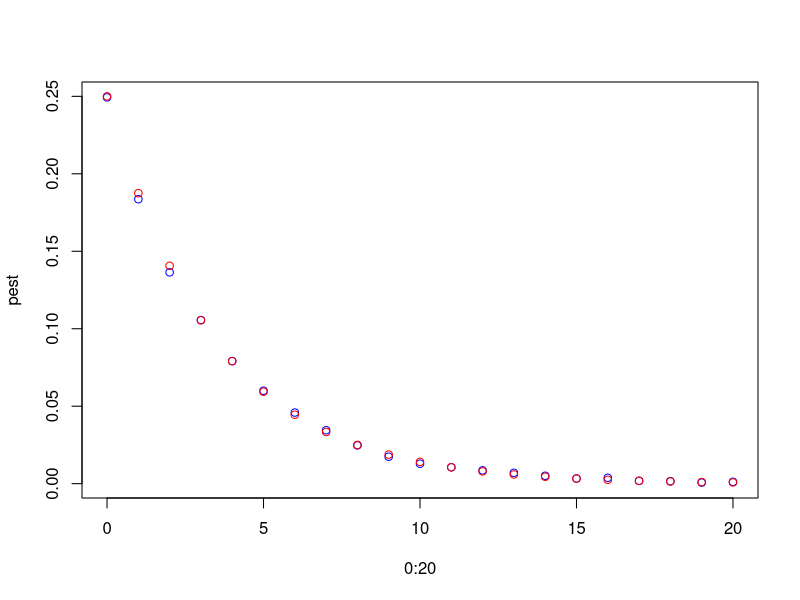
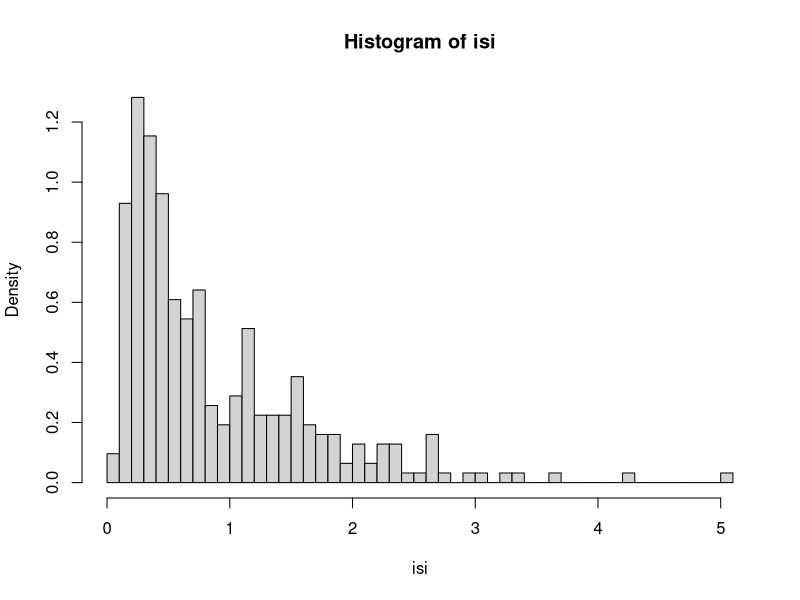
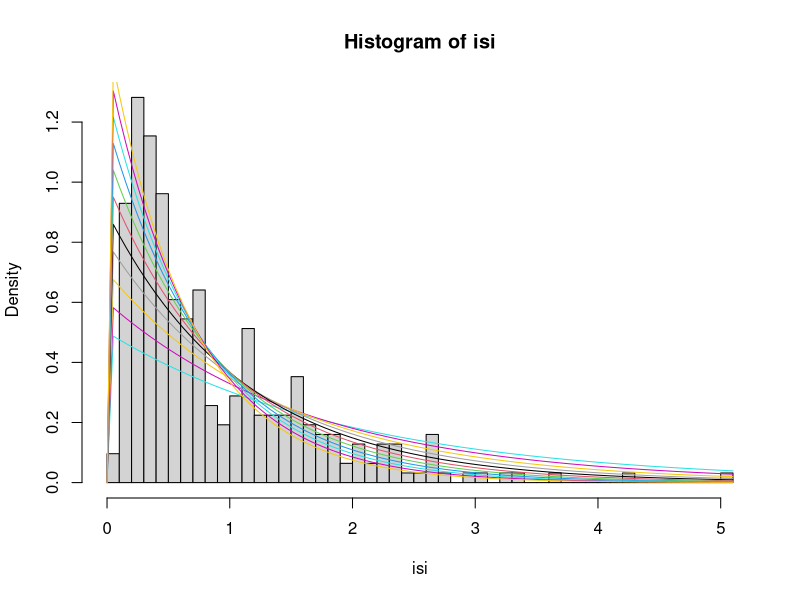
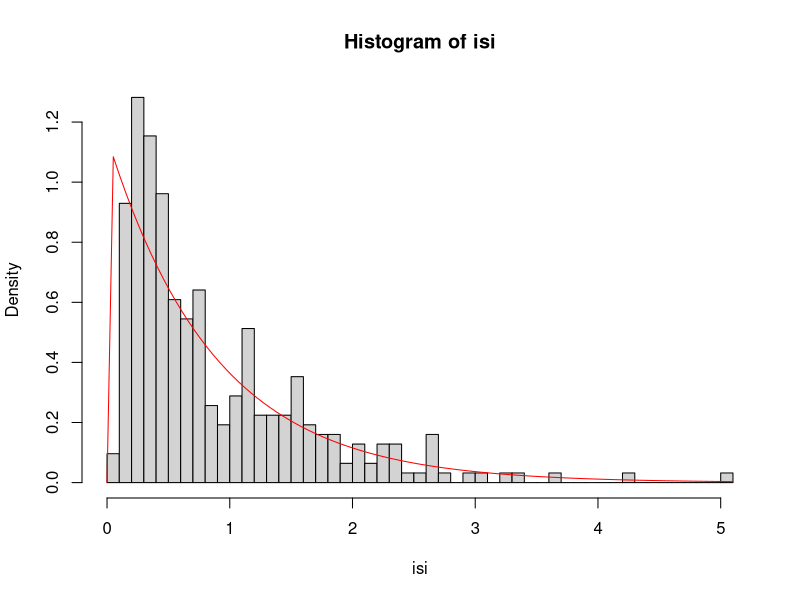
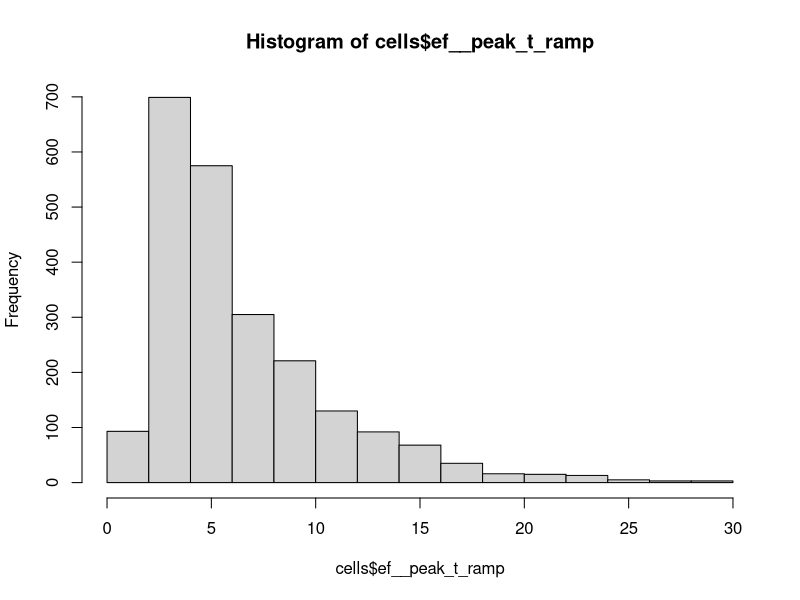

Here is the R script that generated these plots, in order: (Note: this script raises an error after producing the figures.)
## ---- chunk 1
knitr::opts_chunk$set(echo = TRUE)
## ---- chunk 2
parent1 <- c("i", "i^A")
parent2 <- c("i", "i^A")
offspring <- apply(expand.grid(parent1, parent2), MARGIN = 1, 
                   FUN = function(x){ return(paste(x[1], x[2]))})
matrix(data = offspring , nrow = 2, 
       dimnames = list(parent1 = parent1, parent2 = parent2))

## ---- chunk 3
randomGenotype <- function(alleles = c("i", "A", "B")){
  sample(alleles, size = 2, replace = T)
}

randomGenotype()
## ---- chunk 4

randomOffspring <- function( parent1, parent2){
  c( sample(parent1, size = 1), sample(parent2, size = 1))
}

p1 <- randomGenotype()
p2 <- randomGenotype()

randomOffspring(p1, p2)
## ---- chunk 5

genotype2phenotype <- function(genotype){
  if (all(genotype == "i")){
   return("Type O") 
  }else if ("i" %in% genotype){
      return(paste("Type", genotype[genotype != "i"] ))
  }else if (genotype[1] == genotype[2]){
    return(paste("Type", genotype[1]))
  }else{
    return("Type AB")
  }
}

## ---- chunk 6
genotype2phenotype(c("i","i"))
genotype2phenotype(c("A","i"))
genotype2phenotype(c("i","B"))
genotype2phenotype(c("A","A"))
genotype2phenotype(c("B","B"))
genotype2phenotype(c("A","B"))
## ---- chunk 7

#generate all possible genotypes
possible <- expand.grid(c("i","A","B"), c("i","A","B") )

possible$phen <- apply(possible, MARGIN = 1, FUN = genotype2phenotype)

possible
## ---- chunk 8
parent1 <- parent2 <- c("i", "A") 

N <- 10000
## or you can use sapply or a for.
offsprings <- t(replicate(N, randomOffspring(parent1, parent2))) 

pii_est <- nrow(offsprings[ offsprings[,1] == "i" & 
                              offsprings[,2] == "i",  ]) / N 
pii_est 



pi_est <- nrow(offsprings[ offsprings[,1] == "i" | 
                              offsprings[,2] == "i",  ]) / N 
pi_est 
## ---- chunk 9

twoGenC <- function(){
A <- randomOffspring(c("i","A"),  c("i","B"))
B <- randomOffspring(c("A","B"), c("A","B"))

C <- randomOffspring(A, B)
return(list(A = A, B = B, C = C))  
}

twoGenC()
## ---- chunk 10
phenotypesC <- replicate(1000, genotype2phenotype(twoGenC()$C))
table(phenotypesC)

table(phenotypesC) / 1000
## ---- chunk 11
N <- 100000
phenotypesC <- replicate(N, genotype2phenotype(twoGenC()$C))
table(phenotypesC)

table(phenotypesC) / N
## ---- chunk 12
3 * (0.25)^3 
## ---- chunk 13
(1-0.25)^(10) * (0.25)
## ---- chunk 14

simDNA <- function(length = 1, nucleotides = c("A", "T", "C", "G")){
  sample(nucleotides, size = length, replace = TRUE)
}

estMotifProb <- function(length = 5, motif = c("A", "C", "G"), N = 1000){
  S<-t(replicate(N, simDNA(length)))
  
  sum(apply(S, MARGIN = 1, FUN = function(dna){
    length(grep(pattern = paste0(motif,collapse = ""), 
                x = paste0(dna, collapse = ""), value = FALSE)) > 0 
  } )) / N
}

estMotifProb(5, c("A", "C", "G"), 1000)

## ---- chunk 15

tryBefore <- function(before = "G", max = Inf){
  x <- simDNA(1)
  k <- 0
  while (x != before & k <= max ){
    x <- simDNA(1)
    k <- k + 1
  }
  return(k)
}

N <- 100000
sum(replicate(N, tryBefore("G", 11)) == 10) / N
## ---- chunk 16
N <- 10000

##estimation as before
pest <- sapply(0:20, function(i){
  sum(replicate(N, tryBefore("G", i + 1)) == i) / N
})

## real prob
preal <- sapply(1:21, function(i){
  return( 0.75^(i-1) * 0.25)
})

plot(0:20,pest, col = "blue")
points(0:20, preal, col = "red")
## ---- chunk 17
isidata <- read.table("neuronspikes.txt", col.names = "isi")
isi <- isidata$isi ##here we have the vector of observations
## ---- chunk 18
hist(isi, breaks = 50, probability = TRUE)
## ---- chunk 19
hist(isi, breaks = 50, probability = TRUE)
for (rate in seq(0.5, 1.5, 0.1)){
  curve(dexp(x, rate = rate), add = TRUE, col = rate*10)
}
## ---- chunk 20
hist(isi, breaks = 50, probability = TRUE)
curve(dexp(x, rate = 1.15), col = "red", add = TRUE)
## ---- chunk 21
rate <- 1.15 

pexp(1, rate = rate)

pexp(1.5, rate = rate) - pexp(0.5, rate = rate)
## ---- chunk 22
cells <- read.csv("cell_types.csv", na.strings = "")
## ---- chunk 23
colnames(cells)
## ---- chunk 24
levels(cells$donor__species)
## ---- chunk 25
human <- cells$donor__species == levels(cells$donor__species)[1]
mouse <- cells$donor__species == levels(cells$donor__species)[2]
## ---- chunk 26
sapply( list(human = human, mouse = mouse), sum)
## ---- chunk 27
sum(human) / nrow(cells)
## ---- chunk 28
hist(cells$ef__peak_t_ramp)
## ---- chunk 29
hist(cells$ef__peak_t_ramp[human])
## ---- chunk 30
hist(cells$ef__peak_t_ramp[mouse])
## ---- chunk 31
firstplot <- F
for (ml in seq(1.25, 3, 0.25)){
  curve(dlnorm(x,meanlog =  ml, sdlog = 0.6),
        from = 0, to = 20, add = firstplot, col = ml*4 )
  firstplot <- TRUE
}
## ---- chunk 32
hist(cells$ef__peak_t_ramp, freq = FALSE)
for (ml in seq(1.25, 3, 0.25)){
  curve(dlnorm(x,meanlog =  ml, sdlog = 0.6),
        add = TRUE, col = ml*4 )
 }
## ---- chunk 33
ml <- 1.50 
hist(cells$ef__peak_t_ramp, freq = FALSE)
curve(dlnorm(x,meanlog =  ml, sdlog = 0.6),
        add = TRUE, col = ml * 4)
## ---- chunk 34
ml <- 1.75
hist(cells$ef__peak_t_ramp, freq = FALSE)
curve(dlnorm(x,meanlog =  ml, sdlog = 0.6),
        add = TRUE, col = ml * 4)
## ---- chunk 35
ml <- 1.50 
hist(cells$ef__peak_t_ramp[human], freq = FALSE)
curve(dlnorm(x,meanlog =  ml, sdlog = 0.6),
        add = TRUE, col = ml * 4)
## ---- chunk 36
ml <- 1.75
hist(cells$ef__peak_t_ramp[human], freq = FALSE)
curve(dlnorm(x,meanlog =  ml, sdlog = 0.6),
        add = TRUE, col = ml * 4)
